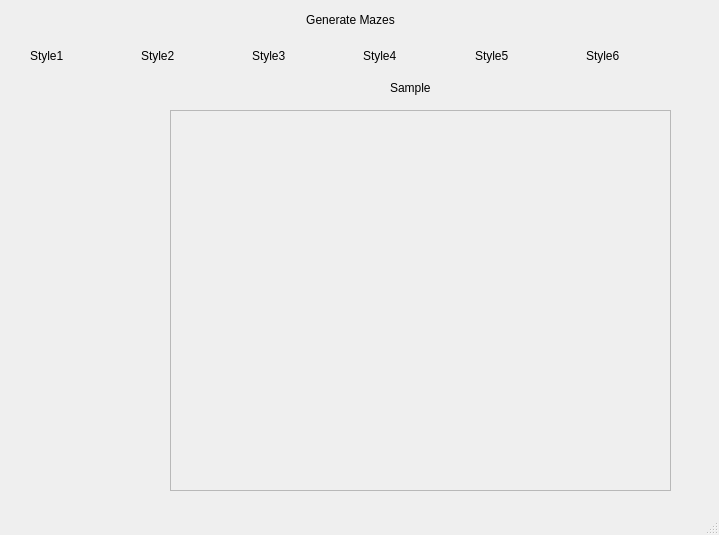
<?xml version="1.0" encoding="UTF-8"?>
<ui version="4.0">
 <class>MainWindow</class>
 <widget class="QMainWindow" name="MainWindow">
  <property name="geometry">
   <rect>
    <x>0</x>
    <y>0</y>
    <width>719</width>
    <height>535</height>
   </rect>
  </property>
  <property name="windowTitle">
   <string>MainWindow</string>
  </property>
  <widget class="QWidget" name="centralwidget">
   <widget class="QLabel" name="label">
    <property name="geometry">
     <rect>
      <x>300</x>
      <y>10</y>
      <width>101</width>
      <height>20</height>
     </rect>
    </property>
    <property name="text">
     <string>Generate Mazes</string>
    </property>
    <property name="alignment">
     <set>Qt::AlignCenter</set>
    </property>
   </widget>
   <widget class="QWidget" name="horizontalLayoutWidget">
    <property name="geometry">
     <rect>
      <x>30</x>
      <y>40</y>
      <width>661</width>
      <height>31</height>
     </rect>
    </property>
    <layout class="QHBoxLayout" name="horizontalLayout">
     <item>
      <widget class="QLabel" name="label_5">
       <property name="text">
        <string>Style1</string>
       </property>
      </widget>
     </item>
     <item>
      <widget class="QLabel" name="label_4">
       <property name="text">
        <string>Style2</string>
       </property>
      </widget>
     </item>
     <item>
      <widget class="QLabel" name="label_7">
       <property name="text">
        <string>Style3</string>
       </property>
      </widget>
     </item>
     <item>
      <widget class="QLabel" name="label_6">
       <property name="text">
        <string>Style4</string>
       </property>
      </widget>
     </item>
     <item>
      <widget class="QLabel" name="label_2">
       <property name="text">
        <string>Style5</string>
       </property>
      </widget>
     </item>
     <item>
      <widget class="QLabel" name="label_3">
       <property name="text">
        <string>Style6</string>
       </property>
      </widget>
     </item>
    </layout>
   </widget>
   <widget class="QWidget" name="widget" native="true">
    <property name="geometry">
     <rect>
      <x>30</x>
      <y>80</y>
      <width>120</width>
      <height>411</height>
     </rect>
    </property>
   </widget>
   <widget class="QFrame" name="frame">
    <property name="geometry">
     <rect>
      <x>170</x>
      <y>110</y>
      <width>501</width>
      <height>381</height>
     </rect>
    </property>
    <property name="frameShape">
     <enum>QFrame::StyledPanel</enum>
    </property>
    <property name="frameShadow">
     <enum>QFrame::Raised</enum>
    </property>
   </widget>
   <widget class="QLabel" name="label_8">
    <property name="geometry">
     <rect>
      <x>390</x>
      <y>80</y>
      <width>49</width>
      <height>16</height>
     </rect>
    </property>
    <property name="text">
     <string>Sample</string>
    </property>
   </widget>
  </widget>
  <widget class="QMenuBar" name="menubar">
   <property name="geometry">
    <rect>
     <x>0</x>
     <y>0</y>
     <width>719</width>
     <height>22</height>
    </rect>
   </property>
  </widget>
  <widget class="QStatusBar" name="statusbar"/>
 </widget>
 <resources/>
 <connections/>
</ui>
